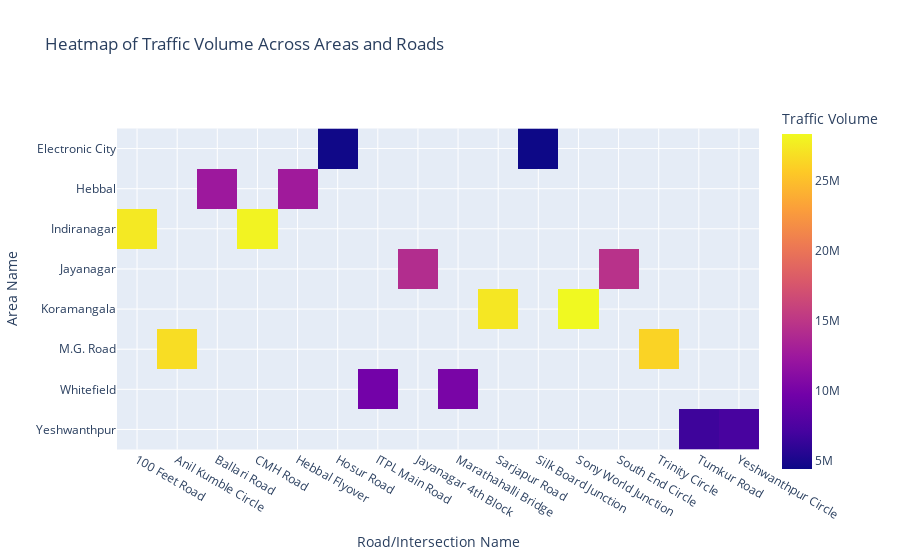

The notebook cell this image was saved under:
### Markdown cell above
Heatmap

### Code cell
import plotly.express as px

heatmap_data = df.pivot_table(values='Traffic Volume', index='Area Name', columns='Road/Intersection Name', aggfunc='sum')

fig = px.imshow(heatmap_data, labels=dict(x="Road/Intersection Name", y="Area Name", color="Traffic Volume"),
                title="Heatmap of Traffic Volume Across Areas and Roads")

fig.show()

### Figure 1 — Plotly figure (JSON) as saved in the notebook; plotly's stock layout.template omitted (floating-point values rounded to 4 significant figures)
{"data": [{"coloraxis": "coloraxis", "hovertemplate": "Road/Intersection Name: %{x}<br>Area Name: %{y}<br>Traffic Volume: %{z}<extra></extra>", "name": "0", "type": "heatmap", "x": ["100 Feet Road", "Anil Kumble Circle", "Ballari Road", "CMH Road", "Hebbal Flyover", "Hosur Road", "ITPL Main Road", "Jayanagar 4th Block", "Marathahalli Bridge", "Sarjapur Road", "Silk Board Junction", "Sony World Junction", "South End Circle", "Trinity Circle", "Tumkur Road", "Yeshwanthpur Circle"], "xaxis": "x", "y": ["Electronic City", "Hebbal", "Indiranagar", "Jayanagar", "Koramangala", "M.G. Road", "Whitefield", "Yeshwanthpur"], "yaxis": "y", "z": [[null, null, null, null, null, 4586351, null, null, null, null, 4436997, null, null, null, null, null], [null, null, 12505777, null, 12700794, null, null, null, null, null, null, null, null, null, null, null], [27482893, null, null, 28046255, null, null, null, null, null, null, null, null, null, null, null, null], [null, null, null, null, null, null, null, 14207817, null, null, null, null, 14649543, null, null, null], [null, null, null, null, null, null, null, null, null, 27329166, null, 28366028, null, null, null, null], [null, 26756138, null, null, null, null, null, null, null, null, null, null, null, 26229802, null, null], [null, null, null, null, null, null, 9839717, null, 10220293, null, null, null, null, null, null, null], [null, null, null, null, null, null, null, null, null, null, null, null, null, null, 6705391, 7190364]]}], "layout": {"coloraxis": {"colorbar": {"title": {"text": "Traffic Volume"}}, "colorscale": [[0, "#0d0887"], [0.1111, "#46039f"], [0.2222, "#7201a8"], [0.3333, "#9c179e"], [0.4444, "#bd3786"], [0.5556, "#d8576b"], [0.6667, "#ed7953"], [0.7778, "#fb9f3a"], [0.8889, "#fdca26"], [1, "#f0f921"]]}, "title": {"text": "Heatmap of Traffic Volume Across Areas and Roads"}, "xaxis": {"anchor": "y", "constrain": "domain", "domain": [0, 1], "scaleanchor": "y", "title": {"text": "Road/Intersection Name"}}, "yaxis": {"anchor": "x", "autorange": "reversed", "constrain": "domain", "domain": [0, 1], "title": {"text": "Area Name"}}}}
